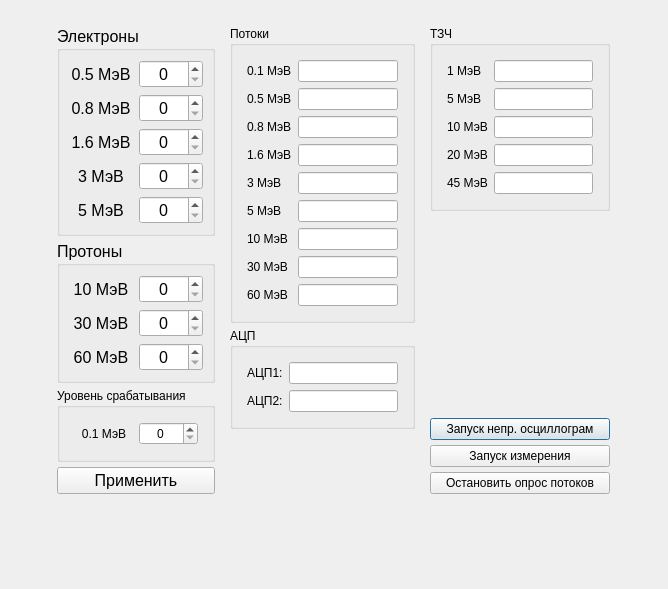
<?xml version="1.0" encoding="UTF-8"?>
<ui version="4.0">
 <class>Dialog</class>
 <widget class="QDialog" name="Dialog">
  <property name="geometry">
   <rect>
    <x>0</x>
    <y>0</y>
    <width>668</width>
    <height>589</height>
   </rect>
  </property>
  <property name="windowTitle">
   <string>Dialog</string>
  </property>
  <layout class="QGridLayout" name="gridLayout_2">
   <item row="0" column="0">
    <layout class="QVBoxLayout" name="verticalLayout_7">
     <property name="spacing">
      <number>5</number>
     </property>
     <property name="leftMargin">
      <number>5</number>
     </property>
     <property name="topMargin">
      <number>5</number>
     </property>
     <property name="rightMargin">
      <number>5</number>
     </property>
     <property name="bottomMargin">
      <number>5</number>
     </property>
     <item>
      <layout class="QGridLayout" name="gridLayout_3" rowstretch="0,0" columnstretch="0,0,0,0,0,0,0">
       <property name="leftMargin">
        <number>5</number>
       </property>
       <property name="topMargin">
        <number>5</number>
       </property>
       <property name="rightMargin">
        <number>5</number>
       </property>
       <property name="bottomMargin">
        <number>5</number>
       </property>
       <property name="spacing">
        <number>5</number>
       </property>
       <item row="0" column="0">
        <spacer name="horizontalSpacer_2">
         <property name="orientation">
          <enum>Qt::Horizontal</enum>
         </property>
         <property name="sizeHint" stdset="0">
          <size>
           <width>40</width>
           <height>20</height>
          </size>
         </property>
        </spacer>
       </item>
       <item row="0" column="2">
        <layout class="QVBoxLayout" name="verticalLayout_plot">
         <item>
          <layout class="QVBoxLayout" name="verticalLayout_5"/>
         </item>
        </layout>
       </item>
       <item row="0" column="4">
        <layout class="QVBoxLayout" name="verticalLayout_3">
         <property name="spacing">
          <number>5</number>
         </property>
         <property name="leftMargin">
          <number>5</number>
         </property>
         <property name="topMargin">
          <number>5</number>
         </property>
         <property name="rightMargin">
          <number>5</number>
         </property>
         <property name="bottomMargin">
          <number>5</number>
         </property>
         <item>
          <widget class="QGroupBox" name="groupBox_6">
           <property name="styleSheet">
            <string notr="true">font: 12pt &quot;MS Shell Dlg 2&quot;;</string>
           </property>
           <property name="title">
            <string>ТЗЧ</string>
           </property>
           <layout class="QVBoxLayout" name="verticalLayout_8">
            <item>
             <layout class="QGridLayout" name="gridLayout_9">
              <property name="leftMargin">
               <number>5</number>
              </property>
              <property name="topMargin">
               <number>5</number>
              </property>
              <property name="rightMargin">
               <number>5</number>
              </property>
              <property name="bottomMargin">
               <number>5</number>
              </property>
              <item row="3" column="0">
               <widget class="QLabel" name="label_24">
                <property name="text">
                 <string>20 МэВ</string>
                </property>
               </widget>
              </item>
              <item row="4" column="0">
               <widget class="QLabel" name="label_25">
                <property name="text">
                 <string>45 МэВ</string>
                </property>
               </widget>
              </item>
              <item row="2" column="0">
               <widget class="QLabel" name="label_23">
                <property name="text">
                 <string>10 МэВ</string>
                </property>
               </widget>
              </item>
              <item row="0" column="0">
               <widget class="QLabel" name="label_21">
                <property name="text">
                 <string>1 МэВ</string>
                </property>
               </widget>
              </item>
              <item row="1" column="0">
               <widget class="QLabel" name="label_22">
                <property name="text">
                 <string>5 МэВ</string>
                </property>
               </widget>
              </item>
              <item row="0" column="1">
               <widget class="QLineEdit" name="lineEdit">
                <property name="sizePolicy">
                 <sizepolicy hsizetype="Expanding" vsizetype="Fixed">
                  <horstretch>100</horstretch>
                  <verstretch>0</verstretch>
                 </sizepolicy>
                </property>
                <property name="minimumSize">
                 <size>
                  <width>70</width>
                  <height>0</height>
                 </size>
                </property>
               </widget>
              </item>
              <item row="1" column="1">
               <widget class="QLineEdit" name="lineEdit_2">
                <property name="sizePolicy">
                 <sizepolicy hsizetype="Expanding" vsizetype="Fixed">
                  <horstretch>100</horstretch>
                  <verstretch>0</verstretch>
                 </sizepolicy>
                </property>
                <property name="minimumSize">
                 <size>
                  <width>70</width>
                  <height>0</height>
                 </size>
                </property>
               </widget>
              </item>
              <item row="2" column="1">
               <widget class="QLineEdit" name="lineEdit_3">
                <property name="sizePolicy">
                 <sizepolicy hsizetype="Expanding" vsizetype="Fixed">
                  <horstretch>100</horstretch>
                  <verstretch>0</verstretch>
                 </sizepolicy>
                </property>
                <property name="minimumSize">
                 <size>
                  <width>70</width>
                  <height>0</height>
                 </size>
                </property>
               </widget>
              </item>
              <item row="3" column="1">
               <widget class="QLineEdit" name="lineEdit_4">
                <property name="sizePolicy">
                 <sizepolicy hsizetype="Expanding" vsizetype="Fixed">
                  <horstretch>100</horstretch>
                  <verstretch>0</verstretch>
                 </sizepolicy>
                </property>
                <property name="minimumSize">
                 <size>
                  <width>70</width>
                  <height>0</height>
                 </size>
                </property>
               </widget>
              </item>
              <item row="4" column="1">
               <widget class="QLineEdit" name="lineEdit_5">
                <property name="sizePolicy">
                 <sizepolicy hsizetype="Expanding" vsizetype="Fixed">
                  <horstretch>100</horstretch>
                  <verstretch>0</verstretch>
                 </sizepolicy>
                </property>
                <property name="minimumSize">
                 <size>
                  <width>70</width>
                  <height>0</height>
                 </size>
                </property>
               </widget>
              </item>
             </layout>
            </item>
           </layout>
          </widget>
         </item>
         <item>
          <spacer name="verticalSpacer_3">
           <property name="orientation">
            <enum>Qt::Vertical</enum>
           </property>
           <property name="sizeHint" stdset="0">
            <size>
             <width>20</width>
             <height>40</height>
            </size>
           </property>
          </spacer>
         </item>
         <item>
          <widget class="QPushButton" name="pushButton_3">
           <property name="text">
            <string>Запуск непр. осциллограм</string>
           </property>
          </widget>
         </item>
         <item>
          <widget class="QPushButton" name="pushButton_2">
           <property name="text">
            <string>Запуск измерения</string>
           </property>
          </widget>
         </item>
         <item>
          <widget class="QPushButton" name="pushButton">
           <property name="text">
            <string>Остановить опрос потоков</string>
           </property>
          </widget>
         </item>
        </layout>
       </item>
       <item row="0" column="3">
        <layout class="QVBoxLayout" name="verticalLayout_6">
         <property name="spacing">
          <number>5</number>
         </property>
         <property name="leftMargin">
          <number>5</number>
         </property>
         <property name="topMargin">
          <number>5</number>
         </property>
         <property name="rightMargin">
          <number>5</number>
         </property>
         <property name="bottomMargin">
          <number>5</number>
         </property>
         <item>
          <widget class="QGroupBox" name="groupBox_4">
           <property name="styleSheet">
            <string notr="true">font: 12pt &quot;MS Shell Dlg 2&quot;;</string>
           </property>
           <property name="title">
            <string>Потоки</string>
           </property>
           <layout class="QVBoxLayout" name="verticalLayout_4">
            <item>
             <layout class="QGridLayout" name="gridLayout">
              <property name="leftMargin">
               <number>5</number>
              </property>
              <property name="topMargin">
               <number>5</number>
              </property>
              <property name="rightMargin">
               <number>5</number>
              </property>
              <property name="bottomMargin">
               <number>5</number>
              </property>
              <item row="0" column="0">
               <widget class="QLabel" name="label_10">
                <property name="text">
                 <string>0.1 МэВ</string>
                </property>
               </widget>
              </item>
              <item row="1" column="1">
               <widget class="QLineEdit" name="lineEdit_05_hh">
                <property name="sizePolicy">
                 <sizepolicy hsizetype="Expanding" vsizetype="Expanding">
                  <horstretch>100</horstretch>
                  <verstretch>0</verstretch>
                 </sizepolicy>
                </property>
                <property name="minimumSize">
                 <size>
                  <width>70</width>
                  <height>0</height>
                 </size>
                </property>
               </widget>
              </item>
              <item row="1" column="0">
               <widget class="QLabel" name="label_11">
                <property name="text">
                 <string>0.5 МэВ</string>
                </property>
               </widget>
              </item>
              <item row="0" column="1">
               <widget class="QLineEdit" name="lineEdit_01_hh">
                <property name="sizePolicy">
                 <sizepolicy hsizetype="Expanding" vsizetype="Expanding">
                  <horstretch>100</horstretch>
                  <verstretch>0</verstretch>
                 </sizepolicy>
                </property>
                <property name="minimumSize">
                 <size>
                  <width>70</width>
                  <height>0</height>
                 </size>
                </property>
               </widget>
              </item>
              <item row="4" column="0">
               <widget class="QLabel" name="label_14">
                <property name="text">
                 <string>3 МэВ</string>
                </property>
               </widget>
              </item>
              <item row="2" column="1">
               <widget class="QLineEdit" name="lineEdit_08_hh">
                <property name="sizePolicy">
                 <sizepolicy hsizetype="Expanding" vsizetype="Expanding">
                  <horstretch>100</horstretch>
                  <verstretch>0</verstretch>
                 </sizepolicy>
                </property>
                <property name="minimumSize">
                 <size>
                  <width>70</width>
                  <height>0</height>
                 </size>
                </property>
               </widget>
              </item>
              <item row="5" column="0">
               <widget class="QLabel" name="label_15">
                <property name="text">
                 <string>5 МэВ</string>
                </property>
               </widget>
              </item>
              <item row="3" column="0">
               <widget class="QLabel" name="label_13">
                <property name="text">
                 <string>1.6 МэВ</string>
                </property>
               </widget>
              </item>
              <item row="7" column="0">
               <widget class="QLabel" name="label_17">
                <property name="text">
                 <string>30 МэВ</string>
                </property>
               </widget>
              </item>
              <item row="2" column="0">
               <widget class="QLabel" name="label_12">
                <property name="text">
                 <string>0.8 МэВ</string>
                </property>
               </widget>
              </item>
              <item row="6" column="0">
               <widget class="QLabel" name="label_16">
                <property name="text">
                 <string>10 МэВ</string>
                </property>
               </widget>
              </item>
              <item row="3" column="1">
               <widget class="QLineEdit" name="lineEdit_1_6_hh">
                <property name="sizePolicy">
                 <sizepolicy hsizetype="Expanding" vsizetype="Expanding">
                  <horstretch>100</horstretch>
                  <verstretch>0</verstretch>
                 </sizepolicy>
                </property>
                <property name="minimumSize">
                 <size>
                  <width>70</width>
                  <height>0</height>
                 </size>
                </property>
               </widget>
              </item>
              <item row="8" column="0">
               <widget class="QLabel" name="label_18">
                <property name="text">
                 <string>60 МэВ</string>
                </property>
               </widget>
              </item>
              <item row="4" column="1">
               <widget class="QLineEdit" name="lineEdit_3_hh">
                <property name="sizePolicy">
                 <sizepolicy hsizetype="Expanding" vsizetype="Expanding">
                  <horstretch>100</horstretch>
                  <verstretch>0</verstretch>
                 </sizepolicy>
                </property>
                <property name="minimumSize">
                 <size>
                  <width>70</width>
                  <height>0</height>
                 </size>
                </property>
               </widget>
              </item>
              <item row="5" column="1">
               <widget class="QLineEdit" name="lineEdit_5_hh">
                <property name="sizePolicy">
                 <sizepolicy hsizetype="Expanding" vsizetype="Expanding">
                  <horstretch>100</horstretch>
                  <verstretch>0</verstretch>
                 </sizepolicy>
                </property>
                <property name="minimumSize">
                 <size>
                  <width>70</width>
                  <height>0</height>
                 </size>
                </property>
               </widget>
              </item>
              <item row="6" column="1">
               <widget class="QLineEdit" name="lineEdit_10_hh">
                <property name="sizePolicy">
                 <sizepolicy hsizetype="Expanding" vsizetype="Expanding">
                  <horstretch>100</horstretch>
                  <verstretch>0</verstretch>
                 </sizepolicy>
                </property>
                <property name="minimumSize">
                 <size>
                  <width>70</width>
                  <height>0</height>
                 </size>
                </property>
               </widget>
              </item>
              <item row="7" column="1">
               <widget class="QLineEdit" name="lineEdit_30_hh">
                <property name="sizePolicy">
                 <sizepolicy hsizetype="Expanding" vsizetype="Expanding">
                  <horstretch>100</horstretch>
                  <verstretch>0</verstretch>
                 </sizepolicy>
                </property>
                <property name="minimumSize">
                 <size>
                  <width>70</width>
                  <height>0</height>
                 </size>
                </property>
               </widget>
              </item>
              <item row="8" column="1">
               <widget class="QLineEdit" name="lineEdit_60_hh">
                <property name="sizePolicy">
                 <sizepolicy hsizetype="Expanding" vsizetype="Expanding">
                  <horstretch>100</horstretch>
                  <verstretch>0</verstretch>
                 </sizepolicy>
                </property>
                <property name="minimumSize">
                 <size>
                  <width>70</width>
                  <height>0</height>
                 </size>
                </property>
               </widget>
              </item>
             </layout>
            </item>
           </layout>
          </widget>
         </item>
         <item>
          <widget class="QGroupBox" name="groupBox_5">
           <property name="minimumSize">
            <size>
             <width>0</width>
             <height>0</height>
            </size>
           </property>
           <property name="styleSheet">
            <string notr="true">font: 12pt &quot;MS Shell Dlg 2&quot;;</string>
           </property>
           <property name="title">
            <string>АЦП</string>
           </property>
           <layout class="QVBoxLayout" name="verticalLayout_9">
            <item>
             <layout class="QGridLayout" name="gridLayout_10">
              <property name="leftMargin">
               <number>5</number>
              </property>
              <property name="topMargin">
               <number>5</number>
              </property>
              <property name="rightMargin">
               <number>5</number>
              </property>
              <property name="bottomMargin">
               <number>5</number>
              </property>
              <item row="0" column="0">
               <widget class="QLabel" name="label_19">
                <property name="text">
                 <string>АЦП1:</string>
                </property>
               </widget>
              </item>
              <item row="0" column="1">
               <widget class="QLineEdit" name="lineEdit_ACQ1"/>
              </item>
              <item row="1" column="1">
               <widget class="QLineEdit" name="lineEdit_ACQ2"/>
              </item>
              <item row="1" column="0">
               <widget class="QLabel" name="label_20">
                <property name="text">
                 <string>АЦП2:</string>
                </property>
               </widget>
              </item>
             </layout>
            </item>
           </layout>
          </widget>
         </item>
         <item>
          <spacer name="verticalSpacer_2">
           <property name="orientation">
            <enum>Qt::Vertical</enum>
           </property>
           <property name="sizeHint" stdset="0">
            <size>
             <width>20</width>
             <height>40</height>
            </size>
           </property>
          </spacer>
         </item>
        </layout>
       </item>
       <item row="0" column="1">
        <layout class="QVBoxLayout" name="verticalLayout_2">
         <property name="spacing">
          <number>5</number>
         </property>
         <property name="leftMargin">
          <number>5</number>
         </property>
         <property name="topMargin">
          <number>5</number>
         </property>
         <property name="rightMargin">
          <number>5</number>
         </property>
         <property name="bottomMargin">
          <number>5</number>
         </property>
         <item>
          <widget class="QGroupBox" name="groupBox">
           <property name="font">
            <font>
             <family>MS Shell Dlg 2</family>
             <pointsize>12</pointsize>
             <weight>50</weight>
             <italic>false</italic>
             <bold>false</bold>
            </font>
           </property>
           <property name="styleSheet">
            <string notr="true">font: 12pt &quot;MS Shell Dlg 2&quot;;</string>
           </property>
           <property name="title">
            <string>Электроны</string>
           </property>
           <layout class="QGridLayout" name="gridLayout_7">
            <item row="0" column="0">
             <layout class="QGridLayout" name="gridLayout_4">
              <item row="4" column="0">
               <widget class="QLabel" name="label_5">
                <property name="text">
                 <string>3 МэВ</string>
                </property>
                <property name="alignment">
                 <set>Qt::AlignCenter</set>
                </property>
               </widget>
              </item>
              <item row="2" column="0">
               <widget class="QLabel" name="label_3">
                <property name="text">
                 <string>0.8 МэВ</string>
                </property>
                <property name="alignment">
                 <set>Qt::AlignCenter</set>
                </property>
               </widget>
              </item>
              <item row="5" column="0">
               <widget class="QLabel" name="label_6">
                <property name="text">
                 <string>5 МэВ</string>
                </property>
                <property name="alignment">
                 <set>Qt::AlignCenter</set>
                </property>
               </widget>
              </item>
              <item row="3" column="0">
               <widget class="QLabel" name="label_4">
                <property name="text">
                 <string>1.6 МэВ</string>
                </property>
                <property name="alignment">
                 <set>Qt::AlignCenter</set>
                </property>
               </widget>
              </item>
              <item row="1" column="0">
               <widget class="QLabel" name="label_2">
                <property name="text">
                 <string>0.5 МэВ</string>
                </property>
                <property name="alignment">
                 <set>Qt::AlignCenter</set>
                </property>
               </widget>
              </item>
              <item row="1" column="1">
               <widget class="QSpinBox" name="spinBox_0_5">
                <property name="alignment">
                 <set>Qt::AlignCenter</set>
                </property>
               </widget>
              </item>
              <item row="2" column="1">
               <widget class="QSpinBox" name="spinBox_0_8">
                <property name="alignment">
                 <set>Qt::AlignCenter</set>
                </property>
               </widget>
              </item>
              <item row="3" column="1">
               <widget class="QSpinBox" name="spinBox_1_6">
                <property name="alignment">
                 <set>Qt::AlignCenter</set>
                </property>
               </widget>
              </item>
              <item row="4" column="1">
               <widget class="QSpinBox" name="spinBox_3">
                <property name="alignment">
                 <set>Qt::AlignCenter</set>
                </property>
               </widget>
              </item>
              <item row="5" column="1">
               <widget class="QSpinBox" name="spinBox_5">
                <property name="alignment">
                 <set>Qt::AlignCenter</set>
                </property>
               </widget>
              </item>
             </layout>
            </item>
           </layout>
          </widget>
         </item>
         <item>
          <widget class="QGroupBox" name="groupBox_3">
           <property name="font">
            <font>
             <family>MS Shell Dlg 2</family>
             <pointsize>12</pointsize>
             <weight>50</weight>
             <italic>false</italic>
             <bold>false</bold>
            </font>
           </property>
           <property name="styleSheet">
            <string notr="true">font: 12pt &quot;MS Shell Dlg 2&quot;;</string>
           </property>
           <property name="title">
            <string>Протоны</string>
           </property>
           <layout class="QGridLayout" name="gridLayout_6">
            <item row="1" column="0">
             <layout class="QGridLayout" name="gridLayout_5">
              <item row="0" column="0">
               <widget class="QLabel" name="label_7">
                <property name="text">
                 <string>10 МэВ</string>
                </property>
                <property name="alignment">
                 <set>Qt::AlignCenter</set>
                </property>
               </widget>
              </item>
              <item row="1" column="0">
               <widget class="QLabel" name="label_8">
                <property name="text">
                 <string>30 МэВ</string>
                </property>
                <property name="alignment">
                 <set>Qt::AlignCenter</set>
                </property>
               </widget>
              </item>
              <item row="2" column="0">
               <widget class="QLabel" name="label_9">
                <property name="text">
                 <string>60 МэВ</string>
                </property>
                <property name="alignment">
                 <set>Qt::AlignCenter</set>
                </property>
               </widget>
              </item>
              <item row="0" column="1">
               <widget class="QSpinBox" name="spinBox_10">
                <property name="alignment">
                 <set>Qt::AlignCenter</set>
                </property>
               </widget>
              </item>
              <item row="1" column="1">
               <widget class="QSpinBox" name="spinBox_30">
                <property name="alignment">
                 <set>Qt::AlignCenter</set>
                </property>
               </widget>
              </item>
              <item row="2" column="1">
               <widget class="QSpinBox" name="spinBox_60">
                <property name="alignment">
                 <set>Qt::AlignCenter</set>
                </property>
               </widget>
              </item>
             </layout>
            </item>
           </layout>
          </widget>
         </item>
         <item>
          <widget class="QGroupBox" name="groupBox_2">
           <property name="styleSheet">
            <string notr="true">font: 12pt &quot;MS Shell Dlg 2&quot;;</string>
           </property>
           <property name="title">
            <string>Уровень срабатывания</string>
           </property>
           <layout class="QVBoxLayout" name="verticalLayout">
            <item>
             <layout class="QGridLayout" name="gridLayout_8">
              <property name="leftMargin">
               <number>5</number>
              </property>
              <property name="topMargin">
               <number>5</number>
              </property>
              <property name="rightMargin">
               <number>5</number>
              </property>
              <property name="bottomMargin">
               <number>5</number>
              </property>
              <property name="spacing">
               <number>5</number>
              </property>
              <item row="0" column="0">
               <widget class="QLabel" name="label">
                <property name="text">
                 <string>0.1 МэВ</string>
                </property>
                <property name="alignment">
                 <set>Qt::AlignCenter</set>
                </property>
               </widget>
              </item>
              <item row="0" column="1">
               <widget class="QSpinBox" name="spinBox_0_1">
                <property name="alignment">
                 <set>Qt::AlignCenter</set>
                </property>
               </widget>
              </item>
             </layout>
            </item>
           </layout>
          </widget>
         </item>
         <item>
          <widget class="QPushButton" name="pushButton_apply">
           <property name="font">
            <font>
             <family>MS Shell Dlg 2</family>
             <pointsize>12</pointsize>
             <weight>50</weight>
             <italic>false</italic>
             <bold>false</bold>
            </font>
           </property>
           <property name="styleSheet">
            <string notr="true">font: 12pt &quot;MS Shell Dlg 2&quot;;</string>
           </property>
           <property name="text">
            <string>Применить</string>
           </property>
          </widget>
         </item>
        </layout>
       </item>
       <item row="0" column="6">
        <spacer name="horizontalSpacer">
         <property name="orientation">
          <enum>Qt::Horizontal</enum>
         </property>
         <property name="sizeHint" stdset="0">
          <size>
           <width>40</width>
           <height>20</height>
          </size>
         </property>
        </spacer>
       </item>
       <item row="1" column="3">
        <spacer name="verticalSpacer">
         <property name="orientation">
          <enum>Qt::Vertical</enum>
         </property>
         <property name="sizeHint" stdset="0">
          <size>
           <width>20</width>
           <height>40</height>
          </size>
         </property>
        </spacer>
       </item>
      </layout>
     </item>
     <item>
      <layout class="QVBoxLayout" name="verticalLayout_serial">
       <property name="leftMargin">
        <number>5</number>
       </property>
       <property name="topMargin">
        <number>5</number>
       </property>
       <property name="rightMargin">
        <number>5</number>
       </property>
       <property name="bottomMargin">
        <number>5</number>
       </property>
      </layout>
     </item>
    </layout>
   </item>
  </layout>
 </widget>
 <resources/>
 <connections/>
</ui>
